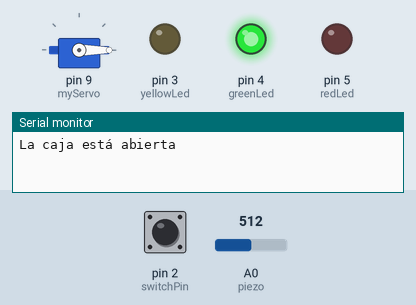
Simulated run of this sketch. Board: Arduino Uno, built with avr-gcc and run on an emulated ATmega328P. Parts: servo, output pins drawn as LEDs (lit = HIGH), the last lines printed to the serial monitor. The test bench sets the inputs (shaded band); at power-on: pin 2 (switchPin) LOW, A0 (piezo) = 512.

Above: at 1.2 s.
1.3 s: pin 2 (switchPin) pulled HIGH for 0.15 s
At 2.5 s:
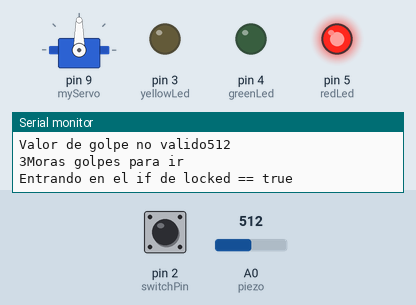
2.9 s: A0 (piezo) set to 213
5.9 s: A0 (piezo) set to 185
At 7.3 s:
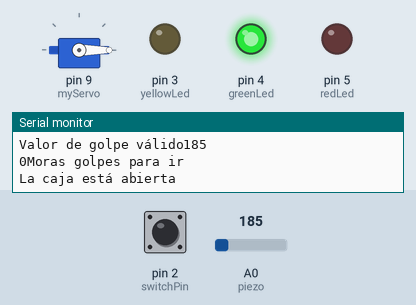
8.9 s: pin 2 (switchPin) pulled HIGH for 3.2 s
At 10.11 s:
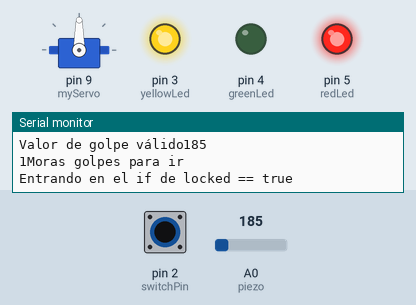
Timing chart, 0 to 14.2 s (numbered marks = the images above; inputs shaded):
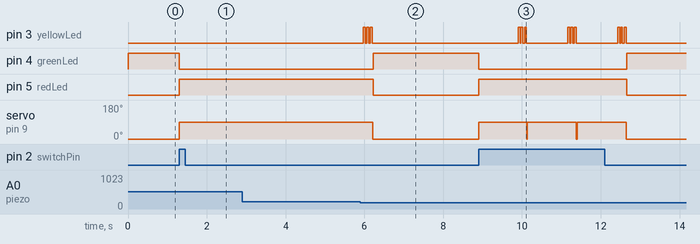

Measured:
- the behaviour switches between 200 and 199 on A0 (piezo) (found by bisection; images 1 and 2)
- after the input at 1.3 s, pin 4 (greenLed): HIGH → LOW at once; pin 5 (redLed): LOW → HIGH at once; servo on pin 9 (myServo): 0° → 90° at once
- after the input at 5.9 s, pin 3 (yellowLed): alternates HIGH for 0.05 s and LOW for 0.04 s, 6 changes in all, then stays LOW, starting after 0.07 s; pin 4 (greenLed): LOW → HIGH after 0.33 s; pin 5 (redLed): HIGH → LOW after 0.33 s; servo on pin 9 (myServo): 90° → 0° after 0.31 s
- after the input at 8.9 s, pin 3 (yellowLed): LOW → HIGH after 1.0 s, then repeats every 1.3 s: LOW 0.02 s, HIGH 0.05 s, LOW 0.04 s, HIGH 0.05 s, LOW 1.1 s, HIGH 0.05 s, until it stays LOW from 12.6 s; pin 4 (greenLed): HIGH → LOW at once, → HIGH 3.8 s later

The sketch:

sketch_jan26a.ino
```cpp
#include <Servo.h>
Servo myServo;

const int piezo = A0;
const int switchPin = 2;
const int yellowLed = 3;
const int greenLed = 4;
const int redLed = 5;

int knockVal;
int switchVal;

const int quietKnock = 100;
const int loudKnock = 200;

boolean locked = false;
int numberOfKnocks = 0;

void setup(){
  myServo.attach(9);
  pinMode(yellowLed, OUTPUT);
  pinMode(redLed, OUTPUT);
  pinMode(greenLed, OUTPUT);
  pinMode(switchPin, INPUT);
  Serial.begin(9600);

  digitalWrite(greenLed, HIGH);
  myServo.write(0);
  Serial.println("La caja está abierta");
}

void loop(){
  if(locked == false){
    switchVal = digitalRead(switchPin);
    if(switchVal == HIGH){
      locked = true;
      digitalWrite(greenLed,LOW);
      digitalWrite(redLed,HIGH);
      myServo.write(90);
      Serial.println("LA caja está cerrada");
      delay (1000);
    }
  }

  if(locked ==true){
    Serial.println("Entrando en el if de locked == true");
    knockVal = analogRead (piezo);

    if(numberOfKnocks < 3 && knockVal > 0){
      if(checkForKnock (knockVal) == true){
        numberOfKnocks++;
    }
    Serial.print(3-numberOfKnocks);
    Serial.println("Moras golpes para ir");
  }

  if(numberOfKnocks >= 3){
    locked = false;
    myServo.write(0);
    delay(20);
    digitalWrite(greenLed, HIGH);
    digitalWrite(redLed, LOW);
    Serial.println("La caja está abierta");
    numberOfKnocks =0;
  }
}
}

boolean checkForKnock(int value){

  if(value > quietKnock && value < loudKnock){

    digitalWrite(yellowLed, HIGH);
    delay(50);
    digitalWrite(yellowLed, LOW);
    Serial.print("Valor de golpe válido");
    Serial.println(value);

    return true;
  }

else {
  Serial.print("Valor de golpe no valido");
  Serial.println(value);
  return false;
}
}
```
